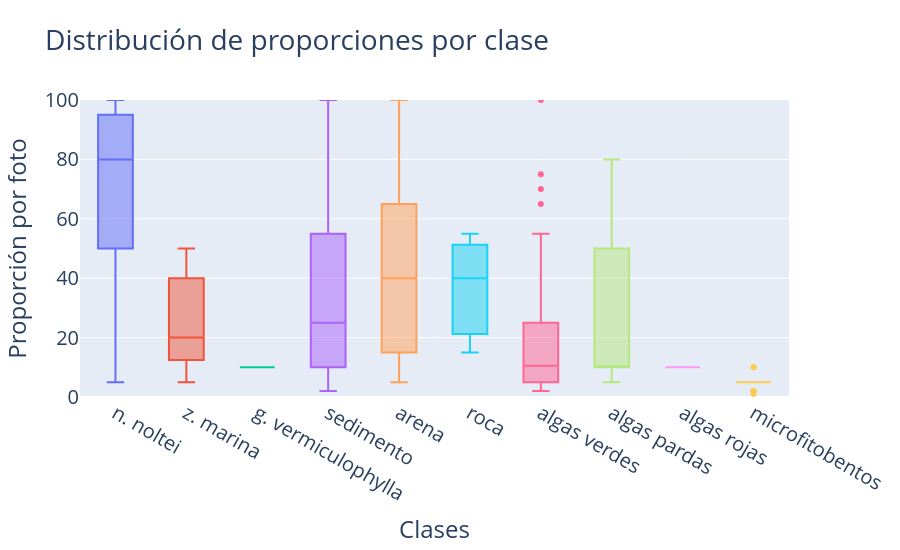

This figure's notebook cell:
### Code cell
# Ahora vamos a explorar las proporciones de las clases solo para las imágenes en las que estan presentes
fig = go.Figure()

# Agrupamos las clases en una misma columna y nos quedamos con los casos donde su proporción sea mayor que 0
df_long = df[target_cols].melt(var_name="clase",value_name="proporcion")
df_long = df_long[df_long["proporcion"]>0]

fig = px.box(
    df_long,
    x="clase",
    y="proporcion",
    color="clase",
    points="outliers",
    title="Distribución de proporciones por clase",
)

fig.update_layout(
    yaxis=dict(title="Proporción por foto",range=[0, 100]),
    xaxis=dict(title="Clases"),
    height=550,
    showlegend=False,
    font=dict(size=20)
)

# Dibujamos el diagrama de cajas considerando para cada clase las imágenes en las que aparecen
fig.show()

### Figure 1 — Plotly figure (JSON) as saved in the notebook; plotly's stock layout.template omitted (floating-point values rounded to 4 significant figures)
{"data": [{"alignmentgroup": "True", "boxpoints": "outliers", "hovertemplate": "clase=%{x}<br>proporcion=%{y}<extra></extra>", "legendgroup": "n. noltei", "marker": {"color": "#636efa"}, "name": "n. noltei", "notched": false, "offsetgroup": "n. noltei", "orientation": "v", "showlegend": true, "type": "box", "x": ["n. noltei", "n. noltei", "n. noltei", "n. noltei", "n. noltei", "n. noltei", "n. noltei", "n. noltei", "n. noltei", "n. noltei", "n. noltei", "n. noltei", "n. noltei", "n. noltei", "n. noltei", "n. noltei", "n. noltei", "n. noltei", "n. noltei", "n. noltei", "n. noltei", "n. noltei", "n. noltei", "n. noltei", "n. noltei", "n. noltei", "n. noltei", "n. noltei", "n. noltei", "n. noltei", "n. noltei", "n. noltei", "n. noltei", "n. noltei", "n. noltei", "n. noltei", "n. noltei", "n. noltei", "n. noltei", "n. noltei", "n. noltei", "n. noltei", "n. noltei", "n. noltei", "n. noltei", "n. noltei", "n. noltei", "n. noltei", "n. noltei", "n. noltei", "n. noltei", "n. noltei", "n. noltei", "n. noltei", "n. noltei", "n. noltei", "n. noltei", "n. noltei", "n. noltei", "n. noltei", "n. noltei", "n. noltei", "n. noltei", "n. noltei", "n. noltei", "n. noltei", "n. noltei", "n. noltei", "n. noltei", "n. noltei", "n. noltei", "n. noltei", "n. noltei", "n. noltei", "n. noltei", "n. noltei", "n. noltei", "n. noltei", "n. noltei", "n. noltei", "n. noltei", "n. noltei", "n. noltei", "n. noltei", "n. noltei", "n. noltei", "n. noltei", "n. noltei", "n. noltei", "n. noltei", "n. noltei", "n. noltei", "n. noltei", "n. noltei", "n. noltei", "n. noltei", "n. noltei"], "x0": " ", "xaxis": "x", "y": [100.0, 65.0, 65.0, 100.0, 20.0, 50.0, 100.0, 100.0, 50.0, 100.0, 100.0, 100.0, 100.0, 100.0, 25.0, 100.0, 100.0, 75.0, 5.0, 100.0, 100.0, 100.0, 100.0, 90.0, 95.0, 100.0, 100.0, 85.0, 95.0, 88.0, 75.0, 50.0, 92.0, 80.0, 40.0, 15.0, 50.0, 80.0, 20.0, 75.0, 10.0, 90.0, 95.0, 10.0, 89.0, 90.0, 75.0, 80.0, 60.0, 95.0, 30.0, 70.0, 70.0, 95.0, 95.0, 70.0, 100.0, 100.0, 40.0, 95.0, 50.0, 85.0, 20.0, 95.0, 90.0, 95.0, 95.0, 60.0, 80.0, 60.0, 95.0, 80.0, 20.0, 90.0, 95.0, 20.0, 90.0, 100.0, 15.0, 50.0, 10.0, 20.0, 40.0, 80.0, 80.0, 95.0, 95.0, 95.0, 85.0, 50.0, 50.0, 30.0, 10.0, 10.0, 10.0, 10.0, 60.0], "y0": " ", "yaxis": "y"}, {"alignmentgroup": "True", "boxpoints": "outliers", "hovertemplate": "clase=%{x}<br>proporcion=%{y}<extra></extra>", "legendgroup": "z. marina", "marker": {"color": "#EF553B"}, "name": "z. marina", "notched": false, "offsetgroup": "z. marina", "orientation": "v", "showlegend": true, "type": "box", "x": ["z. marina", "z. marina", "z. marina", "z. marina", "z. marina", "z. marina", "z. marina", "z. marina", "z. marina", "z. marina", "z. marina", "z. marina", "z. marina", "z. marina", "z. marina", "z. marina", "z. marina", "z. marina", "z. marina", "z. marina"], "x0": " ", "xaxis": "x", "y": [40.0, 25.0, 50.0, 10.0, 40.0, 40.0, 20.0, 20.0, 50.0, 20.0, 10.0, 15.0, 15.0, 10.0, 5.0, 50.0, 10.0, 25.0, 30.0, 20.0], "y0": " ", "yaxis": "y"}, {"alignmentgroup": "True", "boxpoints": "outliers", "hovertemplate": "clase=%{x}<br>proporcion=%{y}<extra></extra>", "legendgroup": "g. vermiculophylla", "marker": {"color": "#00cc96"}, "name": "g. vermiculophylla", "notched": false, "offsetgroup": "g. vermiculophylla", "orientation": "v", "showlegend": true, "type": "box", "x": ["g. vermiculophylla"], "x0": " ", "xaxis": "x", "y": [10.0], "y0": " ", "yaxis": "y"}, {"alignmentgroup": "True", "boxpoints": "outliers", "hovertemplate": "clase=%{x}<br>proporcion=%{y}<extra></extra>", "legendgroup": "sedimento", "marker": {"color": "#ab63fa"}, "name": "sedimento", "notched": false, "offsetgroup": "sedimento", "orientation": "v", "showlegend": true, "type": "box", "x": ["sedimento", "sedimento", "sedimento", "sedimento", "sedimento", "sedimento", "sedimento", "sedimento", "sedimento", "sedimento", "sedimento", "sedimento", "sedimento", "sedimento", "sedimento", "sedimento", "sedimento", "sedimento", "sedimento", "sedimento", "sedimento", "sedimento", "sedimento", "sedimento", "sedimento", "sedimento", "sedimento", "sedimento", "sedimento", "sedimento", "sedimento", "sedimento", "sedimento", "sedimento", "sedimento", "sedimento", "sedimento", "sedimento", "sedimento", "sedimento", "sedimento", "sedimento", "sedimento", "sedimento", "sedimento", "sedimento", "sedimento", "sedimento", "sedimento", "sedimento", "sedimento", "sedimento", "sedimento", "sedimento", "sedimento", "sedimento", "sedimento", "sedimento", "sedimento", "sedimento", "sedimento", "sedimento", "sedimento", "sedimento", "sedimento", "sedimento", "sedimento", "sedimento", "sedimento", "sedimento", "sedimento", "sedimento", "sedimento", "sedimento", "sedimento", "sedimento", "sedimento", "sedimento", "sedimento", "sedimento", "sedimento", "sedimento", "sedimento", "sedimento", "sedimento", "sedimento", "sedimento", "sedimento", "sedimento", "sedimento"], "x0": " ", "xaxis": "x", "y": [20.0, 20.0, 75.0, 50.0, 20.0, 25.0, 25.0, 75.0, 15.0, 10.0, 10.0, 3.0, 100.0, 50.0, 20.0, 55.0, 83.0, 50.0, 15.0, 70.0, 25.0, 60.0, 98.0, 35.0, 10.0, 25.0, 100.0, 20.0, 5.0, 25.0, 90.0, 60.0, 10.0, 5.0, 45.0, 20.0, 10.0, 5.0, 5.0, 25.0, 30.0, 99.0, 55.0, 5.0, 30.0, 15.0, 80.0, 20.0, 5.0, 10.0, 5.0, 5.0, 40.0, 20.0, 30.0, 5.0, 20.0, 80.0, 10.0, 80.0, 15.0, 10.0, 70.0, 10.0, 35.0, 5.0, 80.0, 60.0, 30.0, 30.0, 17.0, 2.0, 5.0, 15.0, 40.0, 20.0, 20.0, 10.0, 10.0, 40.0, 40.0, 15.0, 70.0, 40.0, 60.0, 60.0, 60.0, 50.0, 20.0, 30.0], "y0": " ", "yaxis": "y"}, {"alignmentgroup": "True", "boxpoints": "outliers", "hovertemplate": "clase=%{x}<br>proporcion=%{y}<extra></extra>", "legendgroup": "arena", "marker": {"color": "#FFA15A"}, "name": "arena", "notched": false, "offsetgroup": "arena", "orientation": "v", "showlegend": true, "type": "box", "x": ["arena", "arena", "arena", "arena", "arena", "arena", "arena", "arena", "arena", "arena", "arena", "arena", "arena", "arena", "arena", "arena", "arena", "arena", "arena", "arena", "arena", "arena", "arena", "arena"], "x0": " ", "xaxis": "x", "y": [20.0, 20.0, 15.0, 50.0, 30.0, 10.0, 90.0, 20.0, 100.0, 90.0, 80.0, 40.0, 40.0, 70.0, 40.0, 40.0, 70.0, 10.0, 15.0, 10.0, 5.0, 40.0, 60.0, 10.0], "y0": " ", "yaxis": "y"}, {"alignmentgroup": "True", "boxpoints": "outliers", "hovertemplate": "clase=%{x}<br>proporcion=%{y}<extra></extra>", "legendgroup": "roca", "marker": {"color": "#19d3f3"}, "name": "roca", "notched": false, "offsetgroup": "roca", "orientation": "v", "showlegend": true, "type": "box", "x": ["roca", "roca", "roca"], "x0": " ", "xaxis": "x", "y": [40.0, 15.0, 55.0], "y0": " ", "yaxis": "y"}, {"alignmentgroup": "True", "boxpoints": "outliers", "hovertemplate": "clase=%{x}<br>proporcion=%{y}<extra></extra>", "legendgroup": "algas verdes", "marker": {"color": "#FF6692"}, "name": "algas verdes", "notched": false, "offsetgroup": "algas verdes", "orientation": "v", "showlegend": true, "type": "box", "x": ["algas verdes", "algas verdes", "algas verdes", "algas verdes", "algas verdes", "algas verdes", "algas verdes", "algas verdes", "algas verdes", "algas verdes", "algas verdes", "algas verdes", "algas verdes", "algas verdes", "algas verdes", "algas verdes", "algas verdes", "algas verdes", "algas verdes", "algas verdes", "algas verdes", "algas verdes", "algas verdes", "algas verdes", "algas verdes", "algas verdes", "algas verdes", "algas verdes", "algas verdes", "algas verdes", "algas verdes", "algas verdes", "algas verdes", "algas verdes", "algas verdes", "algas verdes", "algas verdes", "algas verdes", "algas verdes", "algas verdes", "algas verdes", "algas verdes", "algas verdes", "algas verdes", "algas verdes", "algas verdes", "algas verdes", "algas verdes"], "x0": " ", "xaxis": "x", "y": [15.0, 15.0, 5.0, 40.0, 25.0, 25.0, 10.0, 5.0, 5.0, 2.0, 20.0, 40.0, 5.0, 5.0, 8.0, 25.0, 25.0, 5.0, 55.0, 11.0, 70.0, 5.0, 5.0, 25.0, 10.0, 40.0, 25.0, 10.0, 20.0, 75.0, 5.0, 10.0, 10.0, 5.0, 10.0, 15.0, 10.0, 15.0, 10.0, 100.0, 30.0, 30.0, 3.0, 3.0, 5.0, 10.0, 30.0, 65.0], "y0": " ", "yaxis": "y"}, {"alignmentgroup": "True", "boxpoints": "outliers", "hovertemplate": "clase=%{x}<br>proporcion=%{y}<extra></extra>", "legendgroup": "algas pardas", "marker": {"color": "#B6E880"}, "name": "algas pardas", "notched": false, "offsetgroup": "algas pardas", "orientation": "v", "showlegend": true, "type": "box", "x": ["algas pardas", "algas pardas", "algas pardas", "algas pardas", "algas pardas", "algas pardas", "algas pardas", "algas pardas", "algas pardas", "algas pardas", "algas pardas", "algas pardas", "algas pardas", "algas pardas"], "x0": " ", "xaxis": "x", "y": [10.0, 10.0, 5.0, 10.0, 10.0, 10.0, 70.0, 50.0, 5.0, 5.0, 60.0, 80.0, 25.0, 15.0], "y0": " ", "yaxis": "y"}, {"alignmentgroup": "True", "boxpoints": "outliers", "hovertemplate": "clase=%{x}<br>proporcion=%{y}<extra></extra>", "legendgroup": "algas rojas", "marker": {"color": "#FF97FF"}, "name": "algas rojas", "notched": false, "offsetgroup": "algas rojas", "orientation": "v", "showlegend": true, "type": "box", "x": ["algas rojas"], "x0": " ", "xaxis": "x", "y": [10.0], "y0": " ", "yaxis": "y"}, {"alignmentgroup": "True", "boxpoints": "outliers", "hovertemplate": "clase=%{x}<br>proporcion=%{y}<extra></extra>", "legendgroup": "microfitobentos", "marker": {"color": "#FECB52"}, "name": "microfitobentos", "notched": false, "offsetgroup": "microfitobentos", "orientation": "v", "showlegend": true, "type": "box", "x": ["microfitobentos", "microfitobentos", "microfitobentos", "microfitobentos", "microfitobentos", "microfitobentos", "microfitobentos", "microfitobentos", "microfitobentos", "microfitobentos", "microfitobentos", "microfitobentos", "microfitobentos", "microfitobentos", "microfitobentos", "microfitobentos", "microfitobentos", "microfitobentos"], "x0": " ", "xaxis": "x", "y": [5.0, 5.0, 2.0, 2.0, 2.0, 5.0, 5.0, 10.0, 1.0, 5.0, 5.0, 5.0, 5.0, 5.0, 10.0, 5.0, 5.0, 5.0], "y0": " ", "yaxis": "y"}], "layout": {"boxmode": "overlay", "font": {"size": 20}, "height": 550, "legend": {"title": {"text": "clase"}, "tracegroupgap": 0}, "showlegend": false, "title": {"text": "Distribución de proporciones por clase"}, "xaxis": {"anchor": "y", "categoryarray": ["n. noltei", "z. marina", "g. vermiculophylla", "sedimento", "arena", "roca", "algas verdes", "algas pardas", "algas rojas", "microfitobentos"], "categoryorder": "array", "domain": [0, 1], "title": {"text": "Clases"}}, "yaxis": {"anchor": "x", "domain": [0, 1], "range": [0, 100], "title": {"text": "Proporción por foto"}}}}
